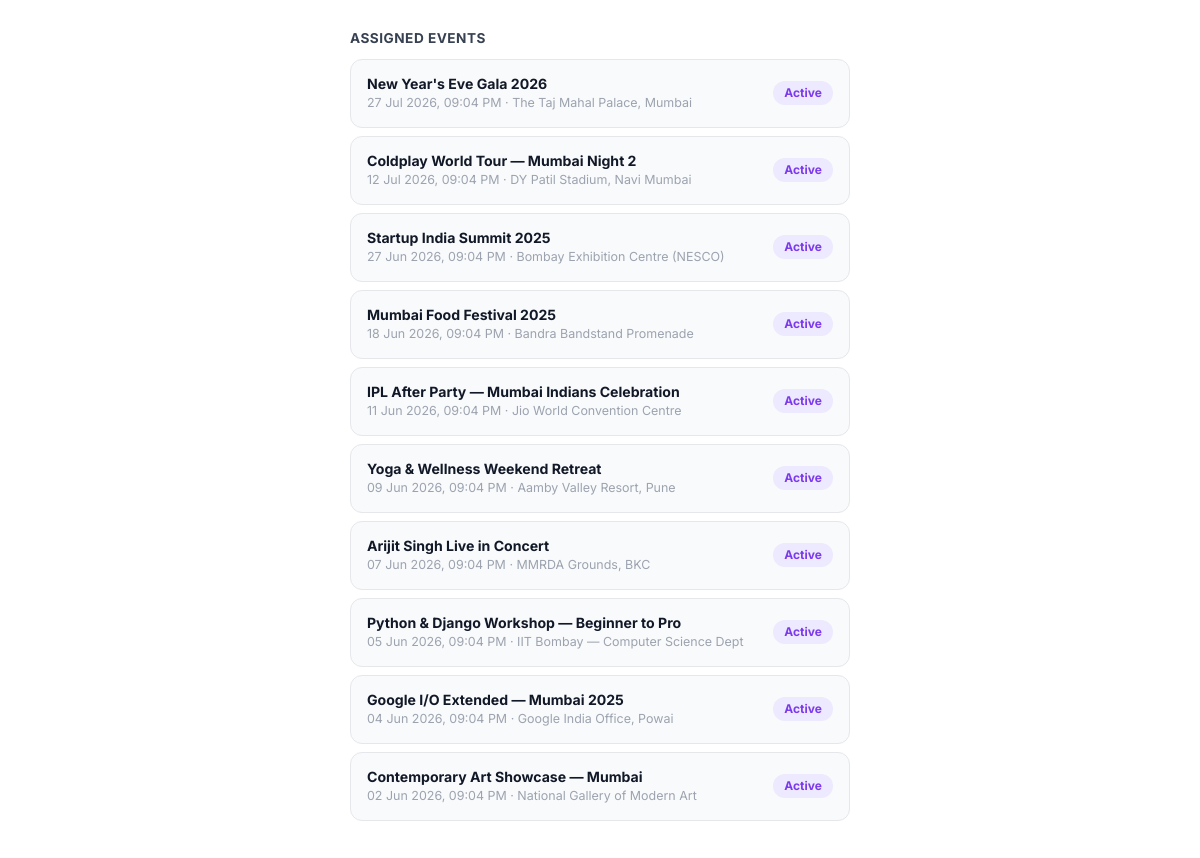
The app's page /scanner/ (signed in, middle part), older data.
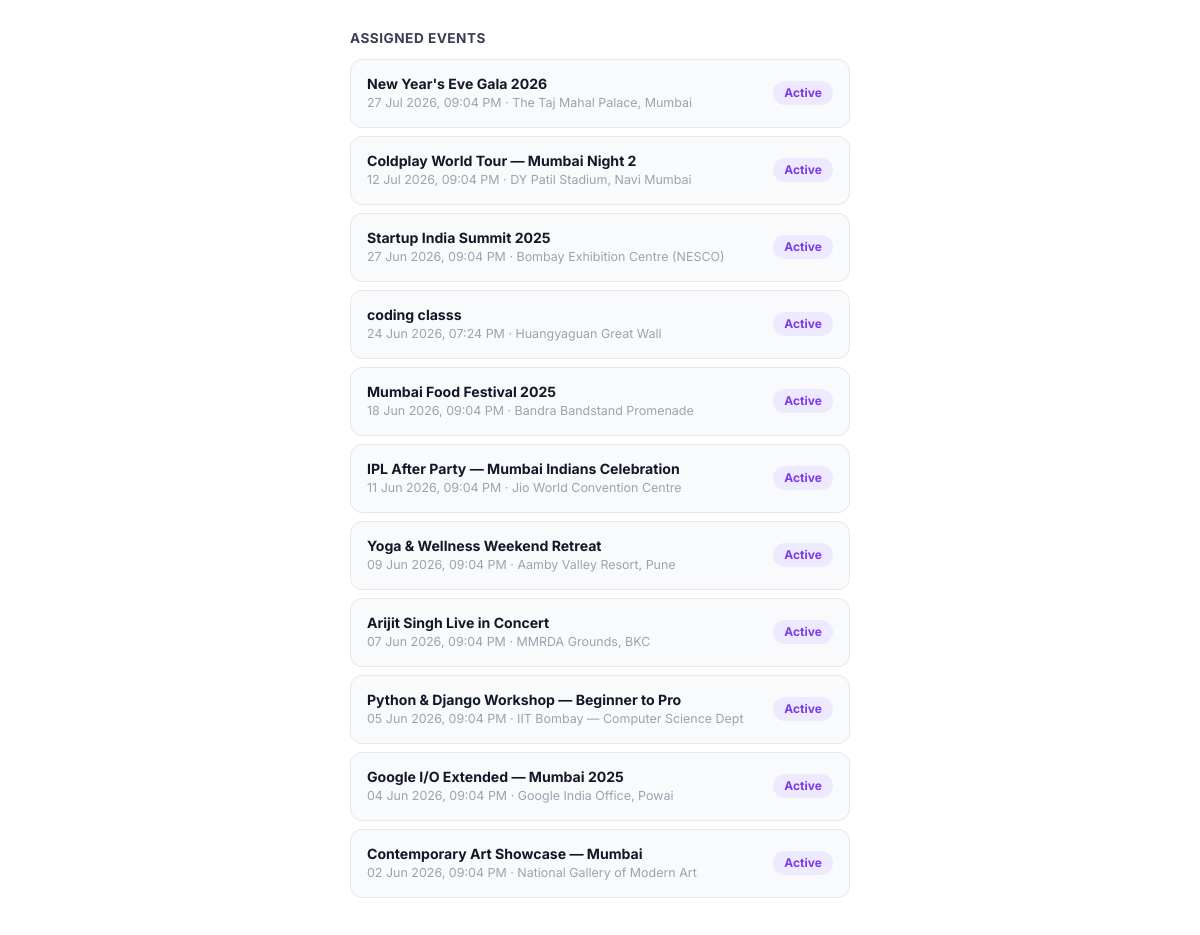
The same page, newer data.
### events/models.py (models this page shows, shortened)
class Event(models.Model):
    CATEGORY_CHOICES = [
        ('music', 'Music & Concerts'),
        ('sports', 'Sports'),
        ('tech', 'Technology'),
        ('food', 'Food & Drink'),
        ('art', 'Arts & Culture'),
        ('business', 'Business'),
        ('other', 'Other'),
    ]
    STATUS_CHOICES = [
        ('draft', 'Draft'),
        ('published', 'Published'),
        ('completed', 'Completed'),
        ('cancelled', 'Cancelled'),
    ]
    EVENT_TYPE_CHOICES = [
        ('one_time', 'One Time'),
        ('regular', 'Regular / Recurring'),
    ]
    id = models.UUIDField(primary_key=True, default=uuid.uuid4, editable=False)
    title = models.CharField(max_length=200)
    description = models.TextField()
    category = models.CharField(max_length=20, choices=CATEGORY_CHOICES, default='other')
    status = models.CharField(max_length=20, choices=STATUS_CHOICES, default='published')
    event_type = models.CharField(max_length=20, choices=EVENT_TYPE_CHOICES, default='one_time')
    is_free = models.BooleanField(default=False, verbose_name='Free Event')
    is_approved = models.BooleanField(default=True, verbose_name='Admin Approved')
    date = models.DateTimeField()
    end_date = models.DateTimeField(null=True, blank=True)
    venue = models.CharField(max_length=200)
    address = models.TextField()
    latitude = models.FloatField(help_text='Latitude for map location', default=20.5937)
    longitude = models.FloatField(help_text='Longitude for map location', default=78.9629)
    price = models.DecimalField(max_digits=10, decimal_places=2, default=0)
    total_seats = models.IntegerField()
    available_seats = models.IntegerField()
    image = models.URLField(
        default='https://via.placeholder.com/800x400/7C3AED/ffffff?text=Event+Image'
    )
    organizer = models.CharField(max_length=100)
    organizer_user = models.ForeignKey(
        User, on_delete=models.SET_NULL, null=True, blank=True,
        related_name='organized_events'
    )
    meta_pixel_id = models.CharField(max_length=50, blank=True, verbose_name='Meta Pixel ID')
    google_analytics_id = models.CharField(
        max_length=50, blank=True, verbose_name='Google Analytics / GTM ID'
    )
    custom_header_code = models.TextField(
        blank=True, verbose_name='Custom Header Code',
        help_text='Raw HTML/JS added inside <head>'
    )
    custom_footer_code = models.TextField(
        blank=True, verbose_name='Custom Footer Code',
        help_text='Raw HTML/JS added before </body>'
    )
    created_at = models.DateTimeField(auto_now_add=True)
    updated_at = models.DateTimeField(auto_now=True)
    class Meta:
        ordering = ['-date']

### events/views.py (the view)
# urls.py: path('scanner/', views.qr_scanner, name='qr_scanner'),
@login_required
def qr_scanner(request):
    is_verifier = False
    try:
        member = request.user.team_member_profile
        if member.role == 'verifier' and member.is_active:
            is_verifier = True
    except Exception:
        pass
    if not is_verifier and not request.user.is_staff:
        messages.error(request, 'Access denied. This page is for ticket verifiers only.')
        return redirect('event_list')
    if request.user.is_staff:
        events = Event.objects.filter(status='published').order_by('-date')
    else:
        organizer = request.user.team_member_profile.organizer
        events = Event.objects.filter(organizer_user=organizer, status='published').order_by('-date')
    return render(request, 'events/qr_scanner.html', {
        'events': events,
        'is_verifier': is_verifier,
    })

### events/templates/events/qr_scanner.html (shortened to what this page needs)
{% extends 'events/base.html' %}
{% block content %}
<div style="max-width:500px;margin:0 auto;">
    {% if events %}
    <div style="margin-top:2rem;">
        <h6 style="font-size:.85rem;font-weight:700;color:#374151;margin-bottom:.75rem;text-transform:uppercase;letter-spacing:.5px;">Assigned Events</h6>
        {% for event in events %}
        <div style="background:#F9FAFB;border:1px solid #E5E7EB;border-radius:12px;padding:.85rem 1rem;margin-bottom:.5rem;display:flex;justify-content:space-between;align-items:center;">
            <div>
                <div style="font-size:.88rem;font-weight:700;color:#111827;">{{ event.title }}</div>
                <div style="font-size:.78rem;color:#9CA3AF;">{{ event.date|date:"d M Y, h:i A" }} · {{ event.venue }}</div>
            </div>
            <span style="background:#EDE9FE;color:#7C3AED;font-size:.75rem;font-weight:700;padding:.2rem .7rem;border-radius:50px;">Active</span>
        </div>
        {% endfor %}
    </div>
    {% endif %}
</div>
{% endblock %}

Row changes from the older to the newer data that the page shows:
added Event: title "coding classs", date "24 Jun 2026, 07:24 PM", venue "Huangyaguan Great Wall"
